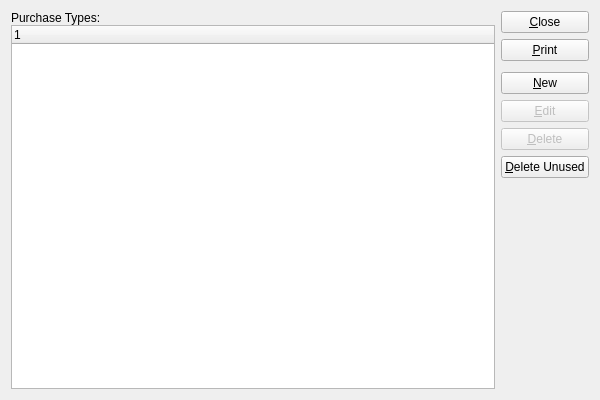
<?xml version="1.0" encoding="UTF-8"?>
<ui version="4.0">
 <comment>This file is part of the xTuple ERP: PostBooks Edition, a free and
open source Enterprise Resource Planning software suite,
Copyright (c) 1999-2014 by OpenMFG LLC, d/b/a xTuple.
It is licensed to you under the Common Public Attribution License
version 1.0, the full text of which (including xTuple-specific Exhibits)
is available at www.xtuple.com/CPAL.  By using this software, you agree
to be bound by its terms.</comment>
 <class>poTypes</class>
 <widget class="QWidget" name="poTypes">
  <property name="geometry">
   <rect>
    <x>0</x>
    <y>0</y>
    <width>600</width>
    <height>400</height>
   </rect>
  </property>
  <property name="windowTitle">
   <string>List Purchase Types</string>
  </property>
  <layout class="QGridLayout" name="gridLayout">
   <item row="0" column="0">
    <layout class="QVBoxLayout">
     <property name="spacing">
      <number>0</number>
     </property>
     <item>
      <widget class="QLabel" name="_poTypesLit">
       <property name="text">
        <string>Purchase Types:</string>
       </property>
      </widget>
     </item>
     <item>
      <widget class="XTreeWidget" name="_potype"/>
     </item>
    </layout>
   </item>
   <item row="0" column="1">
    <layout class="QVBoxLayout" name="verticalLayout">
     <item>
      <widget class="QPushButton" name="_close">
       <property name="text">
        <string>&amp;Close</string>
       </property>
      </widget>
     </item>
     <item>
      <widget class="QPushButton" name="_print">
       <property name="text">
        <string>&amp;Print</string>
       </property>
      </widget>
     </item>
     <item>
      <spacer name="verticalSpacer">
       <property name="orientation">
        <enum>Qt::Vertical</enum>
       </property>
       <property name="sizeType">
        <enum>QSizePolicy::Preferred</enum>
       </property>
       <property name="sizeHint" stdset="0">
        <size>
         <width>20</width>
         <height>5</height>
        </size>
       </property>
      </spacer>
     </item>
     <item>
      <widget class="QPushButton" name="_new">
       <property name="text">
        <string>&amp;New</string>
       </property>
      </widget>
     </item>
     <item>
      <widget class="QPushButton" name="_edit">
       <property name="enabled">
        <bool>false</bool>
       </property>
       <property name="text">
        <string>&amp;Edit</string>
       </property>
      </widget>
     </item>
     <item>
      <widget class="QPushButton" name="_delete">
       <property name="enabled">
        <bool>false</bool>
       </property>
       <property name="text">
        <string>&amp;Delete</string>
       </property>
      </widget>
     </item>
     <item>
      <widget class="QPushButton" name="_deleteunused">
       <property name="enabled">
        <bool>true</bool>
       </property>
       <property name="text">
        <string>&amp;Delete Unused</string>
       </property>
      </widget>
     </item>
     <item>
      <spacer name="Spacer34">
       <property name="orientation">
        <enum>Qt::Vertical</enum>
       </property>
       <property name="sizeType">
        <enum>QSizePolicy::Expanding</enum>
       </property>
       <property name="sizeHint" stdset="0">
        <size>
         <width>20</width>
         <height>20</height>
        </size>
       </property>
      </spacer>
     </item>
    </layout>
   </item>
  </layout>
 </widget>
 <layoutdefault spacing="6" margin="11"/>
 <customwidgets>
  <customwidget>
   <class>XTreeWidget</class>
   <extends>QTreeWidget</extends>
   <header>xtreewidget.h</header>
   <container>1</container>
  </customwidget>
 </customwidgets>
 <tabstops>
  <tabstop>_potype</tabstop>
  <tabstop>_new</tabstop>
  <tabstop>_edit</tabstop>
  <tabstop>_delete</tabstop>
  <tabstop>_print</tabstop>
  <tabstop>_close</tabstop>
 </tabstops>
 <resources/>
 <connections>
  <connection>
   <sender>_close</sender>
   <signal>clicked()</signal>
   <receiver>poTypes</receiver>
   <slot>close()</slot>
   <hints>
    <hint type="sourcelabel">
     <x>20</x>
     <y>20</y>
    </hint>
    <hint type="destinationlabel">
     <x>20</x>
     <y>20</y>
    </hint>
   </hints>
  </connection>
 </connections>
</ui>
